Frame 1 (no input): blank canvas, image omitted
Frame 60 (the mouse pressed at the canvas centre just before this capture): blank canvas, image omitted
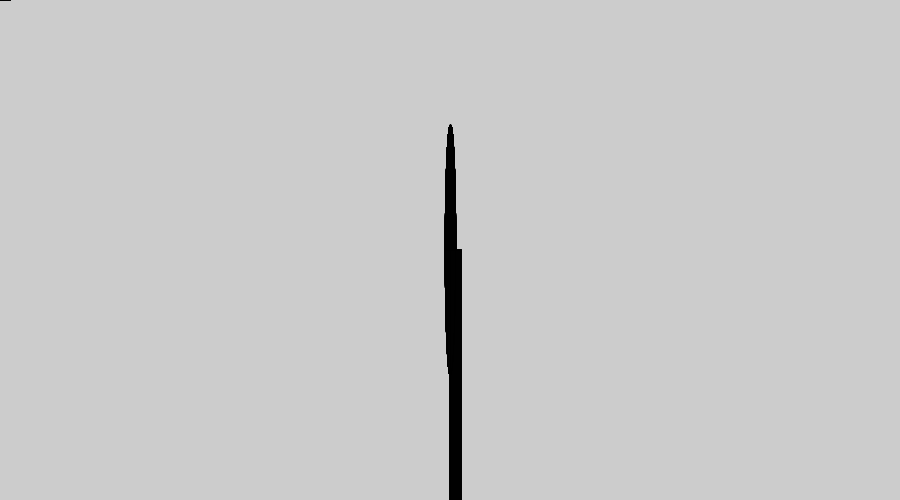
Frame 120 (the mouse held since frame 60 and released just before this capture)

The Processing sketch whose frames 1 and 60 were blank and that drew this single picture after the mouse press (run headless with seeded random() and noise(); from frame 60 on, the mouse is pressed at the canvas centre):

// Processing sketch: processing_47112
// ── processing_47112.pde

void setup(){
size (900,500);
fill(0,102);
smooth();


}
void draw(){
float weight = dist(mouseX,mouseY,10,pmouseY);
strokeWeight(weight/300);
rect(mouseX,mouseY,10,pmouseY);
ellipse(mouseX,mouseY,10,pmouseY);
}
